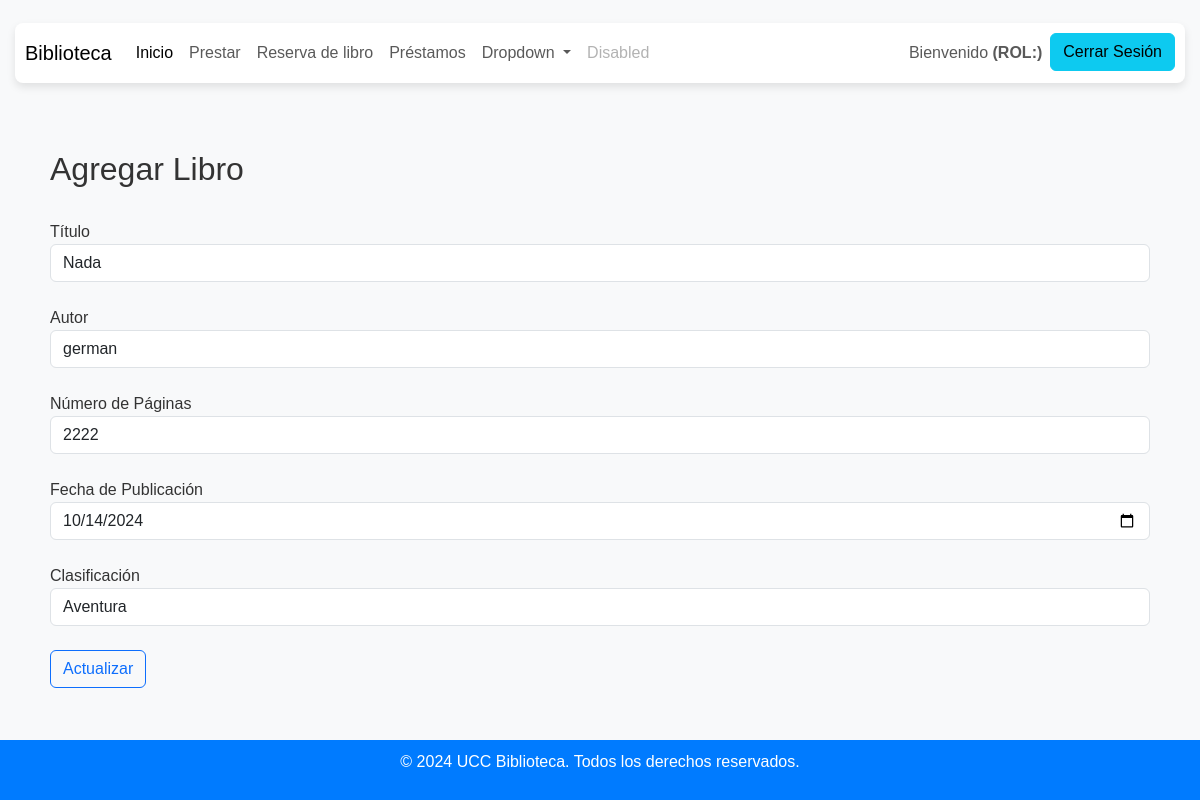
/editar_libros/8/, run on the app's committed database.
### biblioteca/models.py (models this page shows, shortened)
class Libro(models.Model):
    titulo = models.CharField(max_length=254)
    autor = models.CharField(max_length=100)
    no_paginas = models.IntegerField()
    fecha_publicacion = models.DateField(help_text= "Fecha Publicacion")
    CLASIFICAC = (
        (0, ""),
        (1, "Romance"),
        (2, "Aventura"),
        (3, "Ficción"),
    )
    clasificacion = models.IntegerField(choices=CLASIFICAC, default=0 )
    foto = models.ImageField(upload_to="img/libros", default="img/libros/default.png", null=True, blank=True)

### biblioteca/views.py (the view)
# urls.py: path('editar_libros/<int:id>/', views.editar_libros, name='editar_libros'),  # ruta para editar un libro.
def editar_libros(request, id):
    if request.method == "POST":
        try:
            query = Libro.objects.get(pk = id)
            query.titulo = request.POST.get("titulo")
            query.autor = request.POST.get("autor")
            query.no_paginas = request.POST.get("no_paginas")
            query.fecha_publicacion = request.POST.get("fecha_publicacion")
            query.clasificacion = request.POST.get("clasificacion")
            query.save()
            messages.success(request, "El libro fue actualizado correctamente!!")
        except Exception as e:
            messages.error(request, f"Ocurrió un error al actualizar el libro{e}")
        return redirect("ver_libros")
    else:
        query = Libro.objects.get(pk = id)
        contexto = {"libros": query}
        return render(request, "libros/formulario_libro.html",  contexto)

### biblioteca/templates/libros/formulario_libro.html (shortened to what this page needs)
{% extends 'base.html' %}
{% load static %}
{% block contenedor %}
    <form action="{% if libros %} {% url 'editar_libros' libros.id %} {% else%} {% url 'agregar_libro' %} {% endif %}
    " method="post">
        <div class="container mt-4">
            <h2>Agregar Libro</h2>
            <br/>
            <div class="form-group">
                <label for="titulo">Título</label>
                <input type="text" class="form-control" id="titulo" name="titulo" required="" value="{{libros.titulo}}">
            </div>
            <br/>
            <div class="form-group">
                <label for="autor">Autor</label>
                <input type="text" class="form-control" id="autor" name="autor" required="" value="{{libros.autor}}">
            </div>
            <br/>
            <div class="form-group">
                <label for="no_paginas">Número de Páginas</label>
                <input type="number" class="form-control" id="no_paginas" name="no_paginas" required="" value="{{libros.no_paginas}}">
            </div>
            <br/>
            <div class="form-group">
                <label for="fecha_publicacion">Fecha de Publicación</label>
                <input type="date" class="form-control" id="fecha_publicacion" name="fecha_publicacion" required="" value="{{libros.fecha_publicacion|date:'Y-m-d'}}">
            </div>
            <br />
            <div class="form-group">
                <label for="clasificacion">Clasificación</label>
                <select name="clasificacion" class="form-control" id="fecha_publicacion">
                    <option value="2" {% if libros.clasificacion == 2 %}selected=""{% endif %}>Aventura</option>
                </select>
            </div>
            <br/>
            <button type="submit" class="btn btn-outline-primary">
                {% if libros %}
                Actualizar
            {% else %}
                Guardar
            {% endif %}
            </button>
        </div>
    </form>
{% endblock %}

### biblioteca/static/css/estilo.css (style rules this page uses)
body { font-family: Arial, sans-serif; background-color: #f8f9fa; color: #333; margin: 0; padding: 0; }
.container { padding: 10px; }

### data on the page
Libro: titulo "Nada", autor "german", no_paginas "2222", fecha_publicacion "10/14/2024", clasificacion "Aventura"
